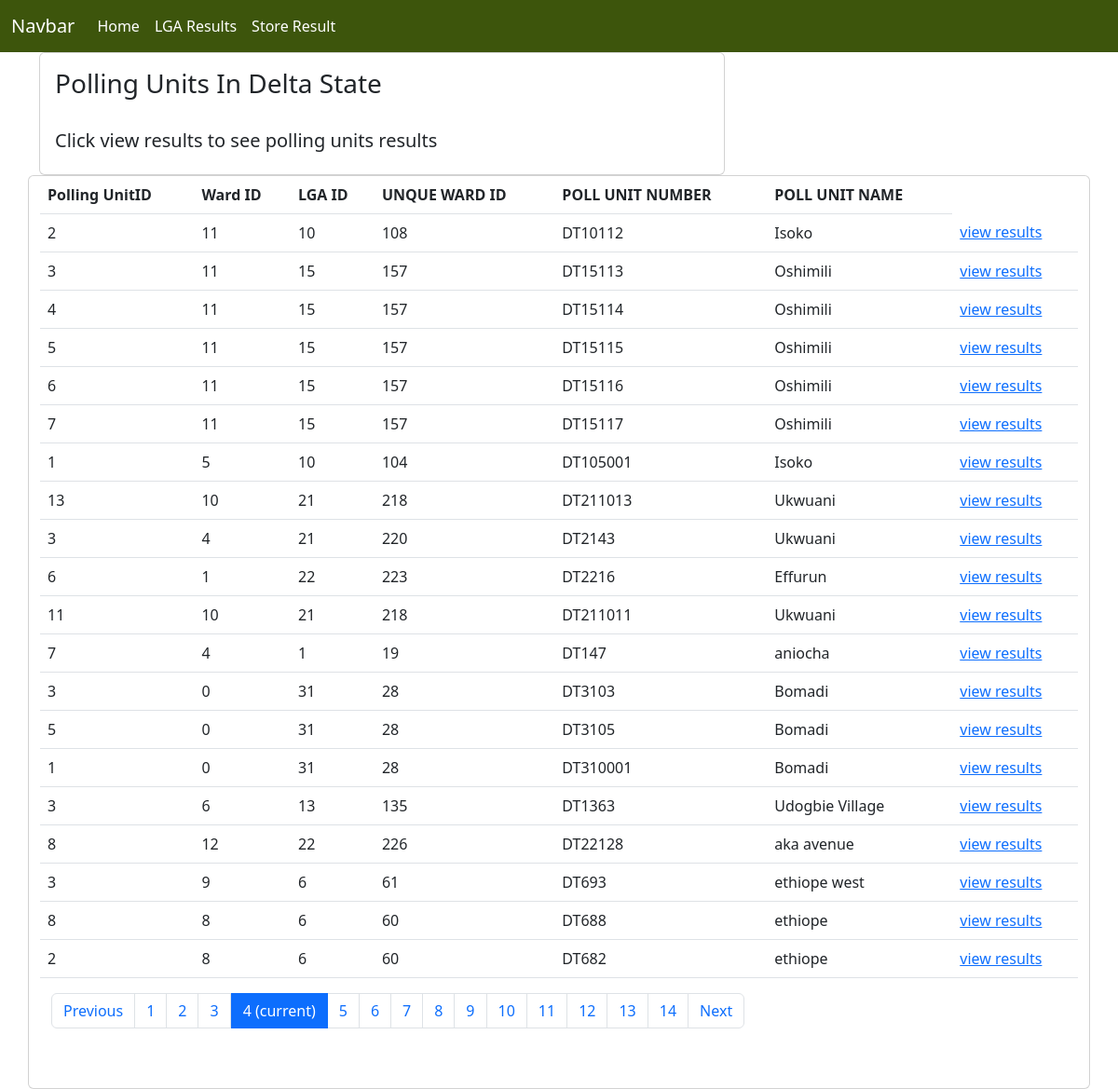
/?page=4, run on the app's committed database.
### inecapp/models.py (models this page shows, shortened)
class PollingUnit(models.Model):
    uniqueid = models.AutoField(primary_key=True)
    polling_unit_id = models.IntegerField()
    ward_id = models.IntegerField()
    lga_id = models.IntegerField()
    uniquewardid = models.IntegerField(blank=True, null=True)
    polling_unit_number = models.CharField(max_length=50, blank=True, null=True)
    polling_unit_name = models.CharField(max_length=50, blank=True, null=True)
    polling_unit_description = models.TextField(blank=True, null=True)
    lat = models.CharField(max_length=255, blank=True, null=True)
    long = models.CharField(max_length=255, blank=True, null=True)
    entered_by_user = models.CharField(max_length=50, blank=True, null=True)
    date_entered = models.CharField(max_length=50, blank=True, null=True)
    user_ip_address = models.CharField(max_length=50, blank=True, null=True)
    class Meta:
        managed = False
        db_table = 'polling_unit'

### inecapp/views.py (the view)
# urls.py: path('', index, name='index'),
def index(request):
    polling_units = PollingUnit.objects.all()
    page = request.GET.get('page', 1)
    paginator = Paginator(polling_units, 20)
    try:
        emps = paginator.page(page)
    except PageNotAnInteger:
        emps = paginator.page(1)
    except EmptyPage:
        emps = paginator.page(paginator.num_pages)
    context = {
        'polling_units': polling_units,
        'emps':emps,
        }
    return render(request,'index.html',context)

### templates/index.html
{% extends "base.html" %}
{% load i18n %}
{% block content %}
<div class="container">
	<div class="row">
		<div class="col-lg-8">
			<div class="card">
			  <div class="card-body">
				  <h3 class="card-title">Polling Units In Delta State</h3><br/>
				  <h5>Click view results to see polling units results</h5>
				  </div>
			</div>
		</div><br/><br/>
        <div class="card">
            <table class="table" style="background-color: #fff;">
                <thead>
                  <tr>
                    <th scope="col">Polling UnitID</th>
                    <th scope="col">Ward ID</th>
                    <th scope="col">LGA ID</th>
                    <th scope="col">UNQUE  WARD ID</th>
                    <th scope="col">POLL UNIT NUMBER</th>
					<th scope="col">POLL UNIT NAME</th>
                  </tr>
                </thead>
              {% if emps %}
                <tbody>
                  {% for obj in emps %}
                  <tr>
                    <td>{{ obj.polling_unit_id }}</td>
                    <td>{{ obj.ward_id }}</td>
                    <td>{{ obj.lga_id }}</td>
                    <td>{{ obj.uniquewardid }}</td>
                    <td>{{ obj.polling_unit_number }}</td>
					<td>{{ obj.polling_unit_name }}</td>
                    <td><a href="{% url 'view_result' obj.uniqueid %}"> view results</a></td>
                  </tr>
                  {% endfor %}
                </tbody>
              {% endif %}
            </table>
            {% if emps.has_other_pages %}
                <div class="container"> <nav aria-label="Page navigation example">
                    <ul class="pagination">
                        {% if emps.has_previous %}
                        <li class="page-item"><a class="page-link" href="?page={{ emps.previous_page_number }}">Previous</a></li>
                        {% else %}
                        <li class="disabled"><span class="page-link">&laquo;</span></li>
                        {% endif %}
                        {% for i in emps.paginator.page_range %}
                        {% if emps.number == i %}
                            <li class="active"><span class="page-link">{{ i }} <span class="sr-only">(current)</span></span></li>
                        {% else %}
                            <li class="page-item"><a class="page-link" href="?page={{ i }}">{{ i }}</a></li>
                        {% endif %}
                        {% endfor %}
                        {% if emps.has_next %}
                        <li class="page-item"><a class="page-link" href="?page={{ emps.next_page_number }}">Next</a></li>
                        {% else %}
                        <li class="disabled"><span class="page-link">&raquo;</span></li>
                        {% endif %}
                    </ul>
                    </nav>
                </div><br><br>
            {% endif %}
    </div>
</div>
{% endblock %}

### data on the page
PollingUnit: polling_unit_id "2", ward_id "11", lga_id "10", uniquewardid "108", polling_unit_number "DT10112", polling_unit_name "Isoko"
PollingUnit: polling_unit_id "3", ward_id "11", lga_id "15", uniquewardid "157", polling_unit_number "DT15113", polling_unit_name "Oshimili"
PollingUnit: polling_unit_id "4", ward_id "11", lga_id "15", uniquewardid "157", polling_unit_number "DT15114", polling_unit_name "Oshimili"
PollingUnit: polling_unit_id "5", ward_id "11", lga_id "15", uniquewardid "157", polling_unit_number "DT15115", polling_unit_name "Oshimili"
PollingUnit: polling_unit_id "6", ward_id "11", lga_id "15", uniquewardid "157", polling_unit_number "DT15116", polling_unit_name "Oshimili"
PollingUnit: polling_unit_id "7", ward_id "11", lga_id "15", uniquewardid "157", polling_unit_number "DT15117", polling_unit_name "Oshimili"
PollingUnit: polling_unit_id "1", ward_id "5", lga_id "10", uniquewardid "104", polling_unit_number "DT105001", polling_unit_name "Isoko"
PollingUnit: polling_unit_id "13", ward_id "10", lga_id "21", uniquewardid "218", polling_unit_number "DT211013", polling_unit_name "Ukwuani"
PollingUnit: polling_unit_id "3", ward_id "4", lga_id "21", uniquewardid "220", polling_unit_number "DT2143", polling_unit_name "Ukwuani"
PollingUnit: polling_unit_id "6", ward_id "1", lga_id "22", uniquewardid "223", polling_unit_number "DT2216", polling_unit_name "Effurun"
PollingUnit: polling_unit_id "11", ward_id "10", lga_id "21", uniquewardid "218", polling_unit_number "DT211011", polling_unit_name "Ukwuani"
PollingUnit: polling_unit_id "7", ward_id "4", lga_id "1", uniquewardid "19", polling_unit_number "DT147", polling_unit_name "aniocha"
PollingUnit: polling_unit_id "3", ward_id "0", lga_id "31", uniquewardid "28", polling_unit_number "DT3103", polling_unit_name "Bomadi"
PollingUnit: polling_unit_id "5", ward_id "0", lga_id "31", uniquewardid "28", polling_unit_number "DT3105", polling_unit_name "Bomadi"
PollingUnit: polling_unit_id "1", ward_id "0", lga_id "31", uniquewardid "28", polling_unit_number "DT310001", polling_unit_name "Bomadi"
PollingUnit: polling_unit_id "3", ward_id "6", lga_id "13", uniquewardid "135", polling_unit_number "DT1363", polling_unit_name "Udogbie Village"
PollingUnit: polling_unit_id "8", ward_id "12", lga_id "22", uniquewardid "226", polling_unit_number "DT22128", polling_unit_name "aka avenue"
PollingUnit: polling_unit_id "3", ward_id "9", lga_id "6", uniquewardid "61", polling_unit_number "DT693", polling_unit_name "ethiope west"
PollingUnit: polling_unit_id "8", ward_id "8", lga_id "6", uniquewardid "60", polling_unit_number "DT688", polling_unit_name "ethiope"
PollingUnit: polling_unit_id "2", ward_id "8", lga_id "6", uniquewardid "60", polling_unit_number "DT682", polling_unit_name "ethiope"

### other printed values
{{ i }} "1" "2" "3" "5" "6" "7" "8" "9" "10" "11" "12" "13" "14"
{{ i }} "4"
